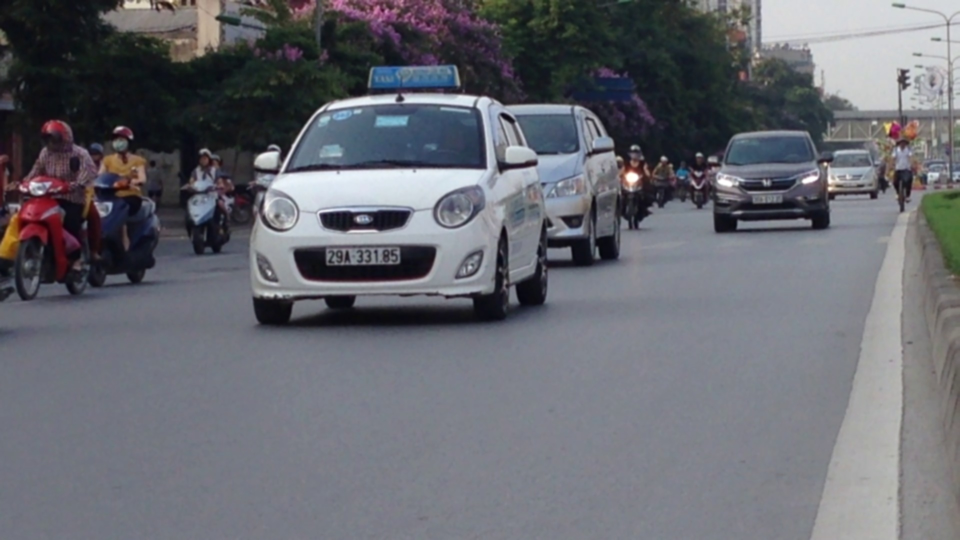
#> input picture src/car.jpg, 1920 x 1080 px, given in place of the camera (shown at 1/2 size)
$ python live_webcam_draw.py
#> lines starting #> are read from the running program, lines starting #| are printed output that depends on the picture; after the words box and inside, x2 and y2 are one past the last pixel; in counts of white or black regions, pixels touching at a corner belong together
#> further down, frame is the input picture: shape (1080, 1920, 3); mean B, G, R 112.1, 105, 103.6
import cv2
import numpy as np

W, H = 640, 480  # Frame width & height

cap = cv2.VideoCapture(0)
cap.set(3, W)
cap.set(4, H)
cap.set(10, 150)

# HSV ranges for tracking colors
color_ranges = [
    [5, 107, 0, 19, 255, 255],
    [133, 56, 0, 159, 156, 255],
    [57, 76, 0, 100, 255, 255],
    [90, 48, 0, 118, 255, 255]
]

# Corresponding BGR values for drawing
draw_colors = [
    [51, 153, 255],
    [255, 0, 255],
    [0, 255, 0],
    [255, 0, 0]
]

points = []  # [x, y, color_id]


def find_color(img, ranges, bgr_vals):
    hsv = cv2.cvtColor(img, cv2.COLOR_BGR2HSV)
#> hsv: shape (1080, 1920, 3); mean H, S, V 105.5, 39.3, 114.3
    new_pts = []
    for idx, rng in enumerate(ranges):
        lower, upper = np.array(rng[:3]), np.array(rng[3:])
        mask = cv2.inRange(hsv, lower, upper)
        cx, cy = get_contour_center(mask)
        cv2.circle(result, (cx, cy), 15, bgr_vals[idx], cv2.FILLED)
        if cx != 0 and cy != 0:
            new_pts.append([cx, cy, idx])
#> this loop made 4 passes
#> (cx, cy) on passes 1 to 4: (22, 424), (688, 524), (560, 236), (20, 659)
#> pass 1, in find_color, `mask = cv2.inRange(hsv, lower, upper)`:
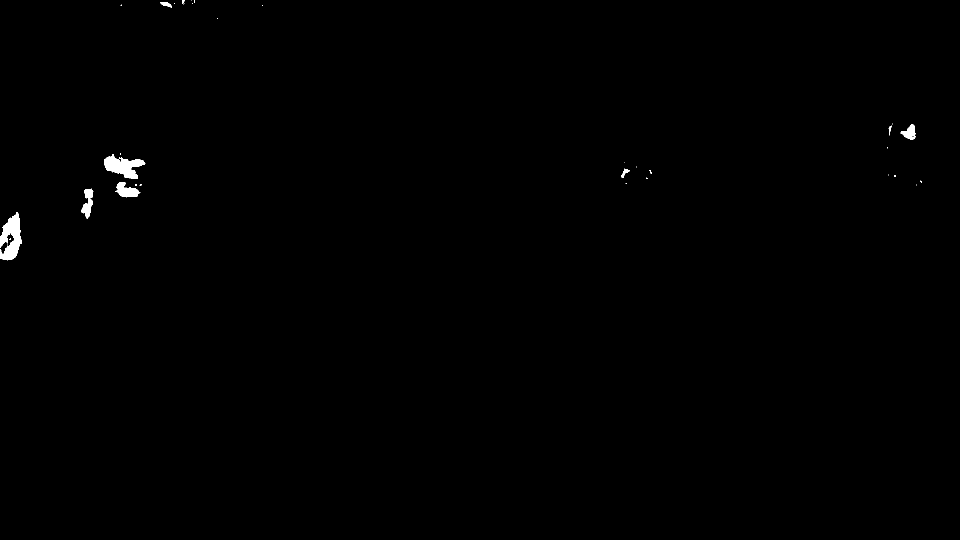
#> mask: shape (1080, 1920) (shown at 1/2 size); 0.35% white; 35 white regions (26 under 20 px), largest, box (x1, y1, x2, y2) and area: (0, 424, 44, 521) 2530, (208, 308, 291, 358) 2131, (231, 364, 281, 395) 860
#> pass 2, in find_color, `mask = cv2.inRange(hsv, lower, upper)`:
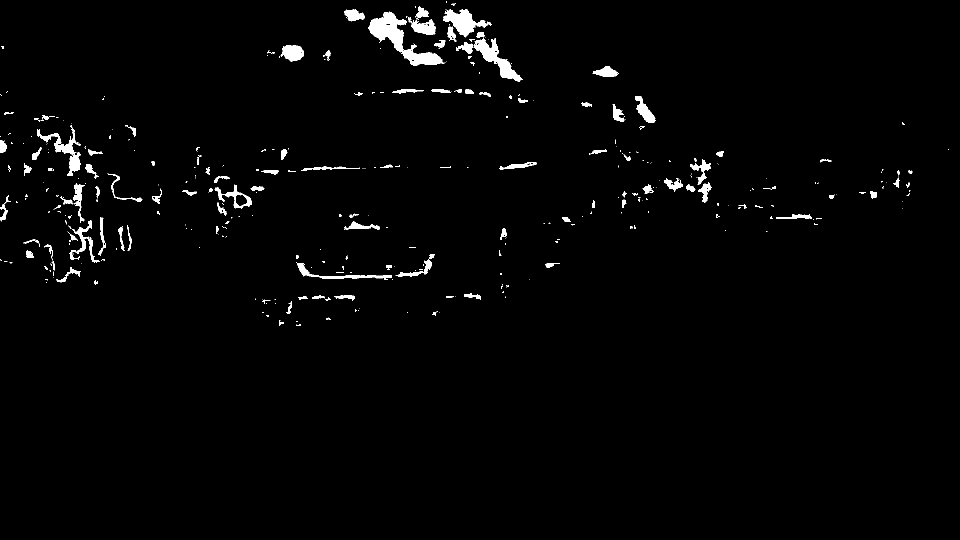
#> mask: shape (1080, 1920) (shown at 1/2 size); 1.8% white; 394 white regions (248 under 20 px), largest, box (x1, y1, x2, y2) and area: (737, 23, 889, 132) 4915, (947, 75, 1046, 164) 2604, (886, 18, 984, 75) 2291
#> pass 3, in find_color, `mask = cv2.inRange(hsv, lower, upper)`:
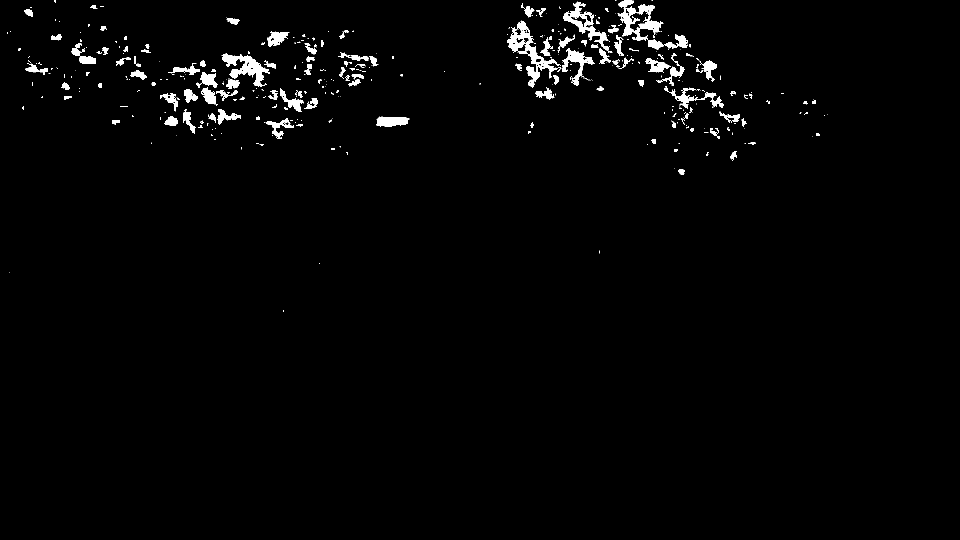
#> mask: shape (1080, 1920) (shown at 1/2 size); 1.9% white; 418 white regions (269 under 20 px), largest, box (x1, y1, x2, y2) and area: (1014, 41, 1123, 176) 3506, (1235, 0, 1327, 82) 2908, (443, 107, 538, 174) 2494
#> after the loop:
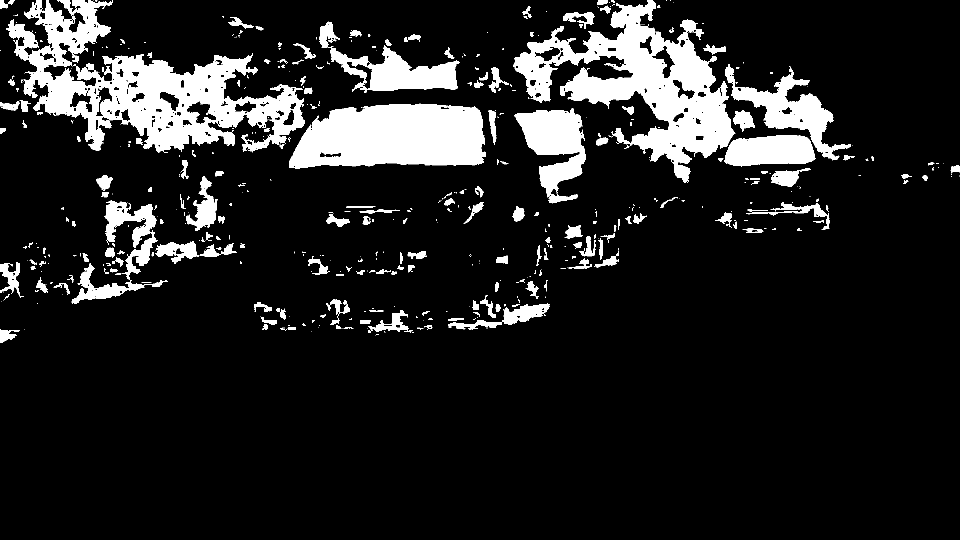
#> mask: shape (1080, 1920) (shown at 1/2 size); 13.2% white; 536 white regions (313 under 20 px), largest, box (x1, y1, x2, y2) and area: (12, 0, 610, 306) 69423, (1027, 0, 1471, 366) 58807, (578, 207, 972, 338) 41068
#> after the loop:
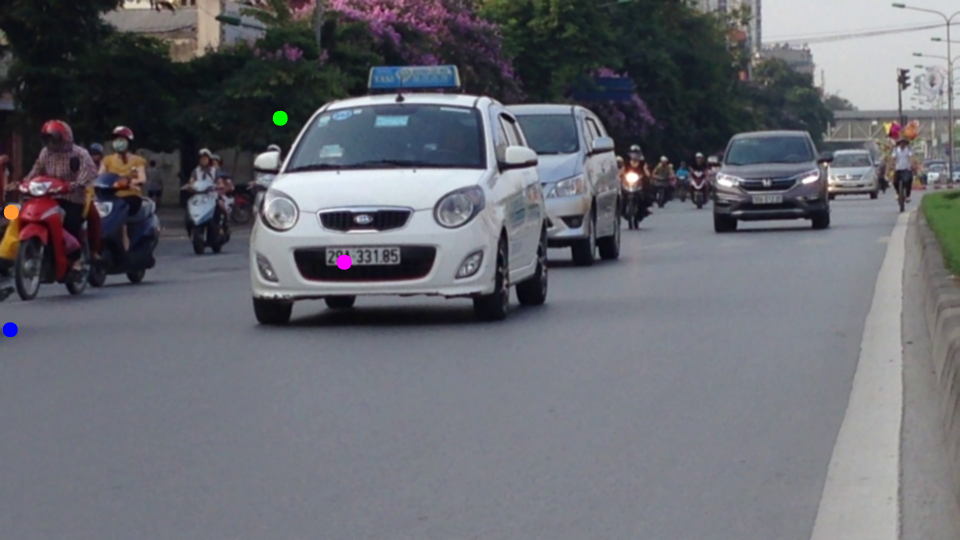
#> result: shape (1080, 1920, 3) (shown at 1/2 size); 0.14% of pixels changed, all inside (x1, y1, x2, y2) = (5, 221, 704, 675)
#> after the loop, new_pts = [[22, 424, 0], [688, 524, 1], [560, 236, 2], [20, 659, 3]]
    return new_pts


def get_contour_center(mask):
    contours, _ = cv2.findContours(mask, cv2.RETR_EXTERNAL, cv2.CHAIN_APPROX_NONE)
    cx, cy, w, h = 0, 0, 0, 0
    for cnt in contours:
        if cv2.contourArea(cnt) > 500:
            peri = cv2.arcLength(cnt, True)
            approx = cv2.approxPolyDP(cnt, 0.02 * peri, True)
            x, y, w, h = cv2.boundingRect(approx)
            return x + w // 2, y
    return cx, cy


def draw_canvas(pts, bgr_vals):
    for x, y, color_id in pts:
        cv2.circle(result, (x, y), 10, bgr_vals[color_id], cv2.FILLED)


while True:
    ret, frame = cap.read()
    result = frame.copy()
    new_pts = find_color(frame, color_ranges, draw_colors)
    if new_pts:
        points.extend(new_pts)
    if points:
        draw_canvas(points, draw_colors)
#> the loop in draw_canvas, `for x, y, color_id in pts:` made 4 passes

    cv2.imshow("Result", result)
    if cv2.waitKey(1) & 0xFF == ord('q'):
#> (key q is pressed here)
        break
